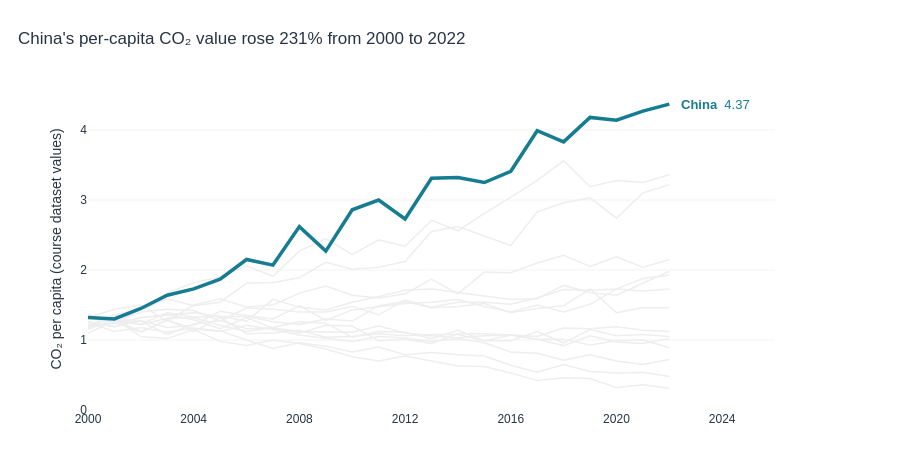

Notebook code for this chart:
### Markdown cell above
## Task 1 - A line chart showing CO2 per Capita for all countries in the dataset

**Requirements:**
- All countries shown (for context), but only **one highlighted in colour** — your choice which
- All other lines in grey (#EEEEEE), thinner
- Highlighted country/countries **labelled directly** at the end of its line (not in a legend)
- Insight title that names the highlighted country/countries and its story

### Code cell
# TASK 1 — All countries for context, with just China highlighted.
highlight = 'China'
first_year, last_year = df['Year'].min(), df['Year'].max()
china = df[df['Country'] == highlight].sort_values('Year')
start = china.loc[china['Year'] == first_year, 'CO2_per_capita'].iloc[0]
end = china.loc[china['Year'] == last_year, 'CO2_per_capita'].iloc[0]
change_pct = (end / start - 1) * 100

fig1 = go.Figure()

# Grey context lines: include EVERY other country, with hover information.
for country, country_data in df[df['Country'] != highlight].groupby('Country'):
    fig1.add_trace(go.Scatter(
        x=country_data['Year'], y=country_data['CO2_per_capita'],
        mode='lines', name=country,
        line=dict(color='#EEEEEE', width=1.5),
        hovertemplate=f'{country}<br>Year: %{{x}}<br>CO₂ per capita: %{{y:.2f}}<extra></extra>',
        showlegend=False
    ))

# Plot the highlighted country last so it remains prominent.
fig1.add_trace(go.Scatter(
    x=china['Year'], y=china['CO2_per_capita'],
    mode='lines', name=highlight,
    line=dict(color='#167C91', width=3.5),
    hovertemplate='China<br>Year: %{x}<br>CO₂ per capita: %{y:.2f}<extra></extra>',
    showlegend=False
))

# The label is next to the end of the line, eliminating the legend.
fig1.add_annotation(
    x=last_year, y=end, text=f'<b>{highlight}</b>  {end:.2f}',
    showarrow=False, xanchor='left', xshift=10,
    font=dict(color='#167C91', size=13)
)
fig1.update_layout(
    title=dict(text=f"China's per-capita CO₂ value rose {change_pct:.0f}% from {first_year} to {last_year}", x=0.02),
    xaxis=dict(title=None, range=[first_year, last_year + 4], dtick=4, showgrid=False,
               showline=False, zeroline=False),
    yaxis=dict(title='CO₂ per capita (course dataset values)', rangemode='tozero',
               showgrid=True, gridcolor='#F3F3F3', zeroline=False, showline=False),
    template='plotly_white', height=460,
    margin=dict(l=88, r=125, t=88, b=50),
    font=dict(family='Arial', size=12, color='#283445'),
    paper_bgcolor='white', plot_bgcolor='white',
    showlegend=False
)
assert len(fig1.data) == df['Country'].nunique()
assert sum(t.line.color != '#EEEEEE' for t in fig1.data) == 1
fig1.show()
print(f'China: {start:.2f} ({first_year}) → {end:.2f} ({last_year}), +{change_pct:.1f}% in the supplied data.')

### Figure 1 — Plotly figure (JSON) as saved in the notebook; plotly's stock layout.template omitted (floating-point values rounded to 4 significant figures)
{"data": [{"hovertemplate": "Australia<br>Year: %{x}<br>CO₂ per capita: %{y:.2f}<extra></extra>", "line": {"color": "#EEEEEE", "width": 1.5}, "mode": "lines", "name": "Australia", "showlegend": false, "type": "scatter", "x": [2000, 2001, 2002, 2003, 2004, 2005, 2006, 2007, 2008, 2009, 2010, 2011, 2012, 2013, 2014, 2015, 2016, 2017, 2018, 2019, 2020, 2021, 2022], "y": [1.26, 1.19, 1.28, 1.18, 1.21, 1.41, 1.35, 1.3, 1.49, 1.28, 1.43, 1.47, 1.52, 1.54, 1.58, 1.48, 1.4, 1.5, 1.4, 1.51, 1.73, 1.7, 1.73]}, {"hovertemplate": "Brazil<br>Year: %{x}<br>CO₂ per capita: %{y:.2f}<extra></extra>", "line": {"color": "#EEEEEE", "width": 1.5}, "mode": "lines", "name": "Brazil", "showlegend": false, "type": "scatter", "x": [2000, 2001, 2002, 2003, 2004, 2005, 2006, 2007, 2008, 2009, 2010, 2011, 2012, 2013, 2014, 2015, 2016, 2017, 2018, 2019, 2020, 2021, 2022], "y": [1.26, 1.19, 1.32, 1.36, 1.39, 1.34, 1.27, 1.58, 1.47, 1.43, 1.54, 1.62, 1.71, 1.73, 1.68, 1.63, 1.58, 1.59, 1.78, 1.68, 1.64, 1.81, 1.98]}, {"hovertemplate": "Canada<br>Year: %{x}<br>CO₂ per capita: %{y:.2f}<extra></extra>", "line": {"color": "#EEEEEE", "width": 1.5}, "mode": "lines", "name": "Canada", "showlegend": false, "type": "scatter", "x": [2000, 2001, 2002, 2003, 2004, 2005, 2006, 2007, 2008, 2009, 2010, 2011, 2012, 2013, 2014, 2015, 2016, 2017, 2018, 2019, 2020, 2021, 2022], "y": [1.17, 1.36, 1.22, 1.31, 1.32, 1.21, 1.12, 1.18, 1.26, 1.24, 1.04, 1.12, 1.11, 1.02, 1.14, 0.99, 0.99, 1.12, 0.96, 1.15, 1.06, 1.08, 1.05]}, {"hovertemplate": "France<br>Year: %{x}<br>CO₂ per capita: %{y:.2f}<extra></extra>", "line": {"color": "#EEEEEE", "width": 1.5}, "mode": "lines", "name": "France", "showlegend": false, "type": "scatter", "x": [2000, 2001, 2002, 2003, 2004, 2005, 2006, 2007, 2008, 2009, 2010, 2011, 2012, 2013, 2014, 2015, 2016, 2017, 2018, 2019, 2020, 2021, 2022], "y": [1.34, 1.29, 1.12, 1.28, 1.16, 1.12, 1.21, 1.15, 1.07, 1.02, 0.98, 1.05, 1.03, 0.98, 1.02, 0.96, 0.83, 0.81, 0.71, 0.79, 0.7, 0.65, 0.72]}, {"hovertemplate": "Germany<br>Year: %{x}<br>CO₂ per capita: %{y:.2f}<extra></extra>", "line": {"color": "#EEEEEE", "width": 1.5}, "mode": "lines", "name": "Germany", "showlegend": false, "type": "scatter", "x": [2000, 2001, 2002, 2003, 2004, 2005, 2006, 2007, 2008, 2009, 2010, 2011, 2012, 2013, 2014, 2015, 2016, 2017, 2018, 2019, 2020, 2021, 2022], "y": [1.25, 1.12, 1.18, 1.11, 1.17, 1.13, 1.0, 0.88, 0.96, 0.91, 0.83, 0.9, 0.79, 0.82, 0.79, 0.77, 0.64, 0.54, 0.65, 0.55, 0.53, 0.54, 0.48]}, {"hovertemplate": "India<br>Year: %{x}<br>CO₂ per capita: %{y:.2f}<extra></extra>", "line": {"color": "#EEEEEE", "width": 1.5}, "mode": "lines", "name": "India", "showlegend": false, "type": "scatter", "x": [2000, 2001, 2002, 2003, 2004, 2005, 2006, 2007, 2008, 2009, 2010, 2011, 2012, 2013, 2014, 2015, 2016, 2017, 2018, 2019, 2020, 2021, 2022], "y": [1.21, 1.36, 1.44, 1.67, 1.82, 1.9, 2.06, 1.91, 2.27, 2.45, 2.22, 2.43, 2.34, 2.71, 2.56, 2.81, 3.04, 3.28, 3.56, 3.19, 3.28, 3.25, 3.36]}, {"hovertemplate": "Indonesia<br>Year: %{x}<br>CO₂ per capita: %{y:.2f}<extra></extra>", "line": {"color": "#EEEEEE", "width": 1.5}, "mode": "lines", "name": "Indonesia", "showlegend": false, "type": "scatter", "x": [2000, 2001, 2002, 2003, 2004, 2005, 2006, 2007, 2008, 2009, 2010, 2011, 2012, 2013, 2014, 2015, 2016, 2017, 2018, 2019, 2020, 2021, 2022], "y": [1.37, 1.23, 1.44, 1.59, 1.49, 1.54, 1.81, 1.82, 1.89, 2.11, 2.01, 2.04, 2.12, 2.55, 2.62, 2.49, 2.35, 2.83, 2.96, 3.03, 2.74, 3.1, 3.22]}, {"hovertemplate": "Japan<br>Year: %{x}<br>CO₂ per capita: %{y:.2f}<extra></extra>", "line": {"color": "#EEEEEE", "width": 1.5}, "mode": "lines", "name": "Japan", "showlegend": false, "type": "scatter", "x": [2000, 2001, 2002, 2003, 2004, 2005, 2006, 2007, 2008, 2009, 2010, 2011, 2012, 2013, 2014, 2015, 2016, 2017, 2018, 2019, 2020, 2021, 2022], "y": [1.1, 1.27, 1.27, 1.08, 1.23, 1.28, 1.16, 1.17, 1.1, 1.21, 1.2, 0.99, 1.01, 0.95, 1.09, 1.09, 1.07, 1.01, 1.01, 0.93, 0.99, 1.0, 0.89]}, {"hovertemplate": "Mexico<br>Year: %{x}<br>CO₂ per capita: %{y:.2f}<extra></extra>", "line": {"color": "#EEEEEE", "width": 1.5}, "mode": "lines", "name": "Mexico", "showlegend": false, "type": "scatter", "x": [2000, 2001, 2002, 2003, 2004, 2005, 2006, 2007, 2008, 2009, 2010, 2011, 2012, 2013, 2014, 2015, 2016, 2017, 2018, 2019, 2020, 2021, 2022], "y": [1.18, 1.25, 1.4, 1.44, 1.42, 1.27, 1.46, 1.44, 1.4, 1.4, 1.48, 1.36, 1.57, 1.47, 1.54, 1.54, 1.51, 1.6, 1.72, 1.71, 1.73, 1.88, 1.93]}, {"hovertemplate": "Russia<br>Year: %{x}<br>CO₂ per capita: %{y:.2f}<extra></extra>", "line": {"color": "#EEEEEE", "width": 1.5}, "mode": "lines", "name": "Russia", "showlegend": false, "type": "scatter", "x": [2000, 2001, 2002, 2003, 2004, 2005, 2006, 2007, 2008, 2009, 2010, 2011, 2012, 2013, 2014, 2015, 2016, 2017, 2018, 2019, 2020, 2021, 2022], "y": [1.19, 1.24, 1.32, 1.36, 1.29, 1.16, 1.32, 1.17, 1.12, 1.11, 1.11, 1.2, 1.1, 1.06, 1.03, 1.06, 1.07, 1.05, 1.17, 1.16, 1.19, 1.14, 1.12]}, {"hovertemplate": "South Africa<br>Year: %{x}<br>CO₂ per capita: %{y:.2f}<extra></extra>", "line": {"color": "#EEEEEE", "width": 1.5}, "mode": "lines", "name": "South Africa", "showlegend": false, "type": "scatter", "x": [2000, 2001, 2002, 2003, 2004, 2005, 2006, 2007, 2008, 2009, 2010, 2011, 2012, 2013, 2014, 2015, 2016, 2017, 2018, 2019, 2020, 2021, 2022], "y": [1.2, 1.25, 1.23, 1.39, 1.33, 1.34, 1.34, 1.26, 1.22, 1.3, 1.27, 1.49, 1.55, 1.46, 1.48, 1.52, 1.39, 1.45, 1.49, 1.73, 1.39, 1.46, 1.46]}, {"hovertemplate": "South Korea<br>Year: %{x}<br>CO₂ per capita: %{y:.2f}<extra></extra>", "line": {"color": "#EEEEEE", "width": 1.5}, "mode": "lines", "name": "South Korea", "showlegend": false, "type": "scatter", "x": [2000, 2001, 2002, 2003, 2004, 2005, 2006, 2007, 2008, 2009, 2010, 2011, 2012, 2013, 2014, 2015, 2016, 2017, 2018, 2019, 2020, 2021, 2022], "y": [1.32, 1.44, 1.5, 1.27, 1.5, 1.59, 1.47, 1.5, 1.67, 1.77, 1.64, 1.6, 1.66, 1.87, 1.66, 1.97, 1.96, 2.1, 2.21, 2.05, 2.19, 2.04, 2.15]}, {"hovertemplate": "United Kingdom<br>Year: %{x}<br>CO₂ per capita: %{y:.2f}<extra></extra>", "line": {"color": "#EEEEEE", "width": 1.5}, "mode": "lines", "name": "United Kingdom", "showlegend": false, "type": "scatter", "x": [2000, 2001, 2002, 2003, 2004, 2005, 2006, 2007, 2008, 2009, 2010, 2011, 2012, 2013, 2014, 2015, 2016, 2017, 2018, 2019, 2020, 2021, 2022], "y": [1.15, 1.31, 1.05, 1.02, 1.15, 0.98, 0.92, 1.0, 0.95, 0.87, 0.76, 0.7, 0.77, 0.7, 0.63, 0.62, 0.53, 0.42, 0.46, 0.45, 0.32, 0.36, 0.31]}, {"hovertemplate": "United States<br>Year: %{x}<br>CO₂ per capita: %{y:.2f}<extra></extra>", "line": {"color": "#EEEEEE", "width": 1.5}, "mode": "lines", "name": "United States", "showlegend": false, "type": "scatter", "x": [2000, 2001, 2002, 2003, 2004, 2005, 2006, 2007, 2008, 2009, 2010, 2011, 2012, 2013, 2014, 2015, 2016, 2017, 2018, 2019, 2020, 2021, 2022], "y": [1.32, 1.26, 1.11, 1.29, 1.12, 1.32, 1.09, 1.1, 1.14, 1.04, 1.05, 1.09, 1.06, 1.08, 1.08, 0.99, 1.07, 1.01, 0.92, 1.06, 0.97, 0.95, 1.02]}, {"hovertemplate": "China<br>Year: %{x}<br>CO₂ per capita: %{y:.2f}<extra></extra>", "line": {"color": "#167C91", "width": 3.5}, "mode": "lines", "name": "China", "showlegend": false, "type": "scatter", "x": [2000, 2001, 2002, 2003, 2004, 2005, 2006, 2007, 2008, 2009, 2010, 2011, 2012, 2013, 2014, 2015, 2016, 2017, 2018, 2019, 2020, 2021, 2022], "y": [1.32, 1.3, 1.45, 1.64, 1.73, 1.87, 2.15, 2.07, 2.62, 2.27, 2.86, 3.0, 2.73, 3.31, 3.32, 3.25, 3.41, 3.99, 3.83, 4.18, 4.14, 4.27, 4.37]}], "layout": {"annotations": [{"font": {"color": "#167C91", "size": 13}, "showarrow": false, "text": "<b>China</b>  4.37", "x": 2022, "xanchor": "left", "xshift": 10, "y": 4.37}], "font": {"color": "#283445", "family": "Arial", "size": 12}, "height": 460, "margin": {"b": 50, "l": 88, "r": 125, "t": 88}, "paper_bgcolor": "white", "plot_bgcolor": "white", "showlegend": false, "title": {"text": "China's per-capita CO₂ value rose 231% from 2000 to 2022", "x": 0.02}, "xaxis": {"dtick": 4, "range": [2000, 2026], "showgrid": false, "showline": false, "title": {}, "zeroline": false}, "yaxis": {"gridcolor": "#F3F3F3", "rangemode": "tozero", "showgrid": true, "showline": false, "title": {"text": "CO₂ per capita (course dataset values)"}, "zeroline": false}}}
